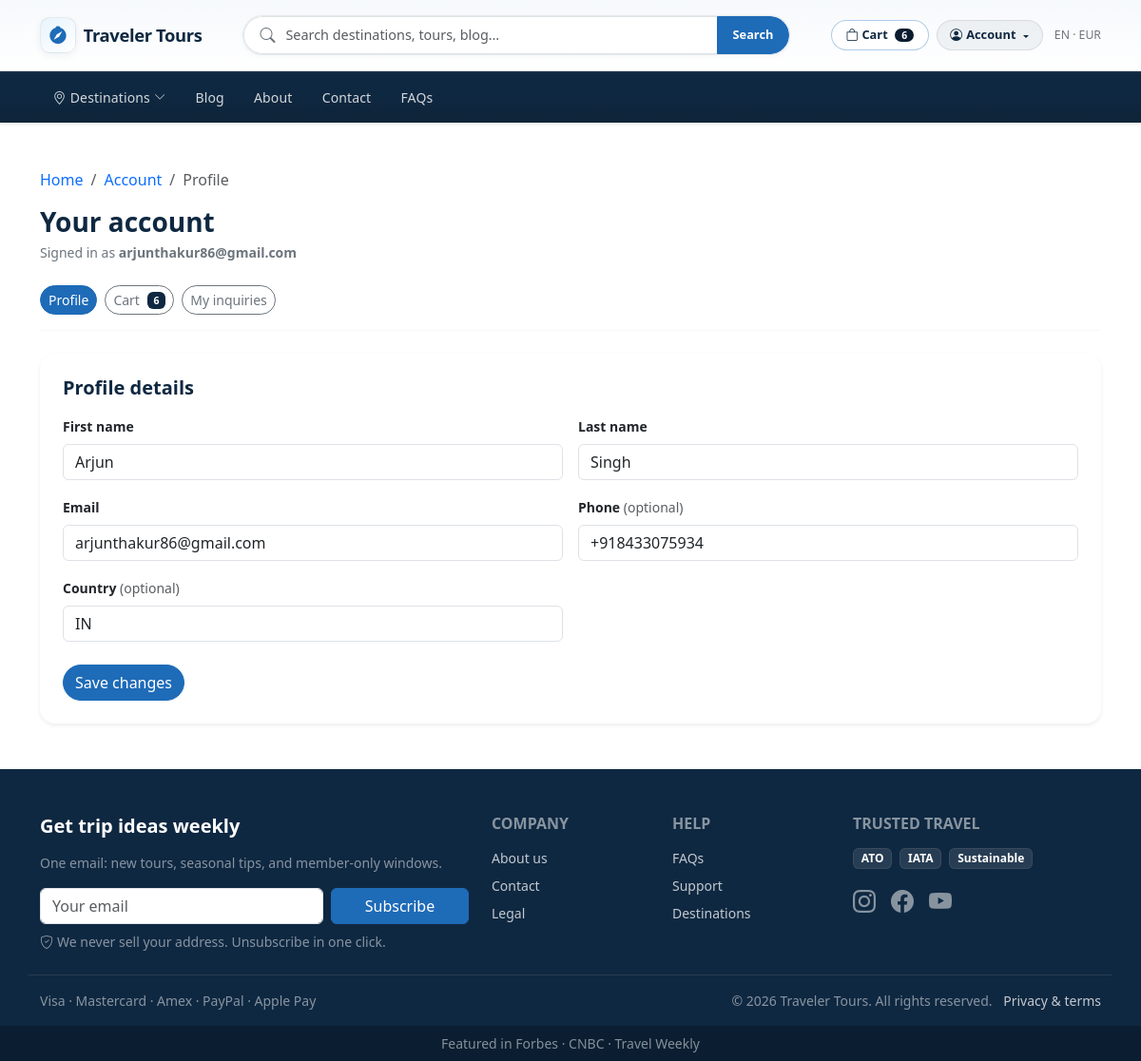
Page /account/profile/ (signed in) on the committed database.
### website/models.py (models this page shows, shortened)
class SiteSettings(models.Model):
    site_name = models.CharField(max_length=120, default="Traveler")
    search_placeholder = models.CharField(
        max_length=160,
        default="Where do you want to go?",
    )
    header_account_url = models.URLField(
        max_length=500,
        blank=True,
        help_text="Leave blank to use this site’s /account/ (recommended). If set, an extra “External account” link appears in the header only.",
    )
    header_cart_url = models.URLField(
        max_length=500,
        blank=True,
        help_text="Leave blank to use this site’s /cart/ (recommended). If set, an extra “External cart” link appears in the header only.",
    )
    header_locale_label = models.CharField(max_length=80, default="EN · USD", blank=True)
    default_hero_image_url = models.URLField(
        max_length=500,
        blank=True,
        help_text="Used when the home hero URL is empty.",
    )
    default_card_image_url = models.URLField(
        max_length=500,
        blank=True,
        help_text="Fallback for blog/destination cards without an image.",
    )
    newsletter_title = models.CharField(max_length=200, default="Get travel inspiration")
    newsletter_subtitle = models.CharField(max_length=300, blank=True)
    newsletter_fine_print = models.CharField(max_length=300, blank=True)
    footer_payment_line = models.CharField(max_length=200, blank=True)
    press_bar_intro = models.CharField(max_length=120, default="As seen in", blank=True)
    copyright_holder = models.CharField(max_length=200, default="Traveler", blank=True)
    class Meta:
        verbose_name_plural = "Site settings"
    @classmethod
    def load(cls):
        obj, _ = cls.objects.get_or_create(pk=1)
        return obj

class UserProfile(models.Model):
    user = models.OneToOneField(
        settings.AUTH_USER_MODEL,
        on_delete=models.CASCADE,
        related_name="profile",
    )
    phone = models.CharField(max_length=40, blank=True)
    country = models.CharField(max_length=80, blank=True)
    updated_at = models.DateTimeField(auto_now=True)

class FooterNavLink(models.Model):
    class Column(models.TextChoices):
        COMPANY = "company", "Company"
        HELP = "help", "Help"
    column = models.CharField(max_length=20, choices=Column.choices)
    label = models.CharField(max_length=120)
    href = models.CharField(
        max_length=400,
        help_text="Path like /about/ or full URL.",
    )
    sort_order = models.PositiveIntegerField(default=0)
    class Meta:
        ordering = ["column", "sort_order", "id"]

class FooterTrustBadge(models.Model):
    label = models.CharField(max_length=80)
    sort_order = models.PositiveIntegerField(default=0)
    class Meta:
        ordering = ["sort_order", "id"]

class SocialLink(models.Model):
    class Network(models.TextChoices):
        INSTAGRAM = "instagram", "Instagram"
        FACEBOOK = "facebook", "Facebook"
        YOUTUBE = "youtube", "YouTube"
        TWITTER = "twitter", "X / Twitter"
        TIKTOK = "tiktok", "TikTok"
    network = models.CharField(max_length=20, choices=Network.choices)
    url = models.URLField(max_length=500)
    sort_order = models.PositiveIntegerField(default=0)
    class Meta:
        ordering = ["sort_order", "id"]
    def icon_bootstrap(self):
        m = {
            self.Network.INSTAGRAM: "bi-instagram",
            self.Network.FACEBOOK: "bi-facebook",
            self.Network.YOUTUBE: "bi-youtube",
            self.Network.TWITTER: "bi-twitter-x",
            self.Network.TIKTOK: "bi-tiktok",
        }
        return m.get(self.network, "bi-link-45deg")

class PressMention(models.Model):
    name = models.CharField(max_length=120)
    sort_order = models.PositiveIntegerField(default=0)
    class Meta:
        ordering = ["sort_order", "id"]

### website/account_views.py (the view)
# urls.py: path("profile/", account_views.account_profile, name="account_profile"),
@login_required
@require_http_methods(["GET", "POST"])
def account_profile(request):
    profile = request.user.profile
    if request.method == "POST":
        user_form = UserProfileDetailsForm(
            request.POST,
            instance=request.user,
            profile_instance=profile,
        )
        if user_form.is_valid():
            user_form.save()
            messages.success(request, "Profile updated.")
            return redirect("account_profile")
    else:
        user_form = UserProfileDetailsForm(
            instance=request.user,
            profile_instance=profile,
        )
    return render(
        request,
        "website/account/profile.html",
        {"user_form": user_form},
    )

### website/templates/website/account/profile.html (shortened to what this page needs)
{% extends "website/base.html" %}
{% block content %}
<nav class="mb-3" aria-label="Breadcrumb">
  <ol class="breadcrumb small mb-0">
    <li class="breadcrumb-item"><a href="{% url 'home' %}" class="text-decoration-none">Home</a></li>
    <li class="breadcrumb-item"><a href="{% url 'account_home' %}" class="text-decoration-none">Account</a></li>
    <li class="breadcrumb-item active" aria-current="page">Profile</li>
  </ol>
</nav>
<h1 class="h3 fw-bold text-cw-navy mb-1">Your account</h1>
<p class="text-secondary small mb-4">Signed in as <strong>{{ user.email }}</strong></p>
{% include "website/account/_nav.html" with account_nav="profile" %}
<div class="card border-0 shadow-sm rounded-4">
  <div class="card-body p-4">
    <h2 class="h5 fw-bold text-cw-navy mb-3">Profile details</h2>
    <form method="post" novalidate>
      <div class="row g-3">
        <div class="col-md-6">
          <label class="form-label small fw-semibold" for="{{ user_form.first_name.id_for_label }}">First name</label>
          {{ user_form.first_name }}
        </div>
        <div class="col-md-6">
          <label class="form-label small fw-semibold" for="{{ user_form.last_name.id_for_label }}">Last name</label>
          {{ user_form.last_name }}
        </div>
        <div class="col-md-6">
          <label class="form-label small fw-semibold" for="{{ user_form.email.id_for_label }}">Email</label>
          {{ user_form.email }}
        </div>
        <div class="col-md-6">
          <label class="form-label small fw-semibold" for="{{ user_form.phone.id_for_label }}">Phone <span class="text-muted fw-normal">(optional)</span></label>
          {{ user_form.phone }}
        </div>
        <div class="col-md-6">
          <label class="form-label small fw-semibold" for="{{ user_form.country.id_for_label }}">Country <span class="text-muted fw-normal">(optional)</span></label>
          {{ user_form.country }}
        </div>
      </div>
      <button type="submit" class="btn btn-cw-accent rounded-pill mt-4">Save changes</button>
    </form>
  </div>
</div>
{% endblock %}

### website/templates/website/includes/site_header.html (shortened to what this page needs)
<header class="cw-site-header sticky-top shadow-sm" style="z-index: 1030;">
  <div class="cw-topbar">
    <div class="container py-2 py-lg-3">
      <div class="d-flex flex-column flex-lg-row align-items-stretch align-items-lg-center gap-2 gap-lg-3">
        <div class="d-flex align-items-center justify-content-between min-w-0">
          <a href="{% url 'home' %}" class="cw-header-brand text-decoration-none d-flex align-items-center gap-2 min-w-0">
            <span class="cw-header-brand__mark d-flex align-items-center justify-content-center flex-shrink-0" aria-hidden="true">
              <i class="bi bi-compass-fill"></i>
            </span>
            <span class="cw-header-brand__text text-truncate">{{ site_settings.site_name }}</span>
          </a>
        </div>
        <form class="cw-header-search flex-lg-grow-1 mx-lg-auto" method="get" action="{% url 'search' %}" role="search" style="max-width: 36rem;">
          <div class="input-group cw-header-search__group">
            <span class="input-group-text border-end-0 bg-transparent ps-3 rounded-start-pill"><i class="bi bi-search text-secondary" aria-hidden="true"></i></span>
            <input
              id="cw-global-search"
              type="search"
              name="q"
              class="form-control border-start-0 ps-0"
              placeholder="{{ site_settings.search_placeholder }}"
              value="{{ request.GET.q|default:'' }}"
              autocomplete="off"
            >
            <button type="submit" class="btn btn-cw-accent px-3 rounded-end-pill" aria-label="Search">
              <span class="d-none d-sm-inline">Search</span>
            </button>
          </div>
        </form>
        <div class="d-none d-lg-flex align-items-center justify-content-end flex-wrap gap-2 flex-shrink-0 cw-header-toolbar" role="navigation" aria-label="Account and cart">
          <a href="{% url 'account_cart' %}" class="btn btn-sm cw-header-btn-cart position-relative">
            <i class="bi bi-bag me-1" aria-hidden="true"></i>Cart
            {% if cart_item_count %}<span class="badge rounded-pill ms-1 cw-header-btn-cart__badge">{{ cart_item_count }}</span>{% endif %}
          </a>
          {% if user.is_authenticated %}
          <div class="dropdown">
            <button class="btn btn-sm cw-header-btn-account dropdown-toggle" type="button" data-bs-toggle="dropdown" data-bs-auto-close="outside" aria-expanded="false" aria-label="Account menu">
              <i class="bi bi-person-circle me-1" aria-hidden="true"></i>Account
            </button>
          </div>
          {% else %}
          <a href="{% url 'account_login' %}" class="btn btn-sm cw-header-btn-ghost">Log in</a>
          <a href="{% url 'account_signup' %}" class="btn btn-sm btn-cw-accent rounded-pill px-3">Sign up</a>
          {% endif %}
          {% if site_settings.header_locale_label %}<span class="small text-secondary ms-1">{{ site_settings.header_locale_label }}</span>{% endif %}
        </div>
      </div>
    </div>
  </div>
  <nav class="navbar navbar-expand-lg navbar-dark cw-main-nav py-0">
    <div class="container">
      <div class="collapse navbar-collapse pb-lg-0 cw-main-nav__collapse" id="cwMainNav">
        <ul class="navbar-nav me-auto mb-2 mb-lg-0 py-lg-2 cw-main-nav__links">
          <li class="nav-item cw-nav-dest d-none d-lg-block position-relative">
            <a href="{% url 'destination_list' %}" class="nav-link cw-main-nav__link cw-nav-dest__trigger d-inline-flex align-items-center gap-1">
              <i class="bi bi-geo-alt d-inline" aria-hidden="true"></i>
              <span>Destinations</span>
              <i class="bi bi-chevron-down cw-nav-dest__caret small" aria-hidden="true"></i>
            </a>
          </li>
          <li class="nav-item">
            <a class="nav-link cw-main-nav__link" href="{% url 'blog_index' %}">Blog</a>
          </li>
          <li class="nav-item">
            <a class="nav-link cw-main-nav__link" href="{% url 'about' %}">About</a>
          </li>
          <li class="nav-item">
            <a class="nav-link cw-main-nav__link" href="{% url 'contact' %}">Contact</a>
          </li>
          <li class="nav-item">
            <a class="nav-link cw-main-nav__link" href="{% url 'faqs' %}">FAQs</a>
          </li>
        </ul>
      </div>
    </div>
  </nav>
</header>

### website/templates/website/includes/site_footer.html (shortened to what this page needs)
{% load site_tags %}
<footer class="cw-footer bg-cw-navy-deep text-white pt-5 pb-0 mt-auto">
  <div class="container">
    <div class="row g-4 pb-4 border-bottom border-secondary border-opacity-25">
      <div class="col-lg-5">
        <h2 class="h5 fw-bold mb-3">{{ site_settings.newsletter_title }}</h2>
        {% if site_settings.newsletter_subtitle %}
        <p class="small text-white-50 mb-3">{{ site_settings.newsletter_subtitle }}</p>
        {% endif %}
        <form method="post" action="{% url 'lead_submit' %}" class="row g-2 align-items-stretch">
          <div class="col-sm-8">
            <input
              id="footer-email"
              type="email"
              name="email"
              class="form-control"
              placeholder="Your email"
              required
              autocomplete="email"
            >
          </div>
          <div class="col-sm-4">
            <button type="submit" class="btn btn-cw-accent w-100">Subscribe</button>
          </div>
        </form>
        {% if site_settings.newsletter_fine_print %}
        <p class="small text-white-50 mt-2 mb-0">
          <i class="bi bi-shield-check me-1" aria-hidden="true"></i>{{ site_settings.newsletter_fine_print }}
        </p>
        {% endif %}
      </div>
      <div class="col-6 col-md-3 col-lg-2">
        <h3 class="h6 text-uppercase fw-bold text-white-50 mb-3">Company</h3>
        <ul class="list-unstyled small mb-0">
          {% for link in footer_company_links %}
          <li class="mb-2"><a href="{% cw_href link.href %}">{{ link.label }}</a></li>
          {% empty %}
          <li class="mb-2"><a href="{% url 'about' %}">About us</a></li>
          {% endfor %}
        </ul>
      </div>
      <div class="col-6 col-md-3 col-lg-2">
        <h3 class="h6 text-uppercase fw-bold text-white-50 mb-3">Help</h3>
        <ul class="list-unstyled small mb-0">
          {% for link in footer_help_links %}
          <li class="mb-2"><a href="{% cw_href link.href %}">{{ link.label }}</a></li>
          {% empty %}
          <li class="mb-2"><a href="{% url 'faqs' %}">FAQs</a></li>
          {% endfor %}
        </ul>
      </div>
      <div class="col-md-6 col-lg-3">
        <h3 class="h6 text-uppercase fw-bold text-white-50 mb-3">Trusted travel</h3>
        <div class="d-flex flex-wrap gap-2 mb-3">
          {% for b in footer_trust_badges %}
          <span class="badge bg-white bg-opacity-10 border border-secondary border-opacity-25">{{ b.label }}</span>
          {% empty %}
          <span class="badge bg-white bg-opacity-10 border border-secondary border-opacity-25">ATO</span>
          {% endfor %}
        </div>
        <div class="d-flex gap-3 fs-4">
          {% for s in social_links %}
          <a href="{{ s.url }}" class="text-white-50" rel="noopener noreferrer" target="_blank" aria-label="{{ s.get_network_display }}"><i class="bi {{ s.icon_bootstrap }}"></i></a>
          {% endfor %}
        </div>
      </div>
    </div>
    <div class="row align-items-center py-3 small text-white-50">
      <div class="col-md-6 mb-2 mb-md-0">
        {% if site_settings.footer_payment_line %}
        {{ site_settings.footer_payment_line }}
        {% else %}
        <span class="me-3"><i class="bi bi-credit-card me-1"></i>Visa</span>
        <span class="me-3">MC</span>
        <span><i class="bi bi-paypal me-1"></i>PayPal</span>
        {% endif %}
      </div>
      <div class="col-md-6 text-md-end">
        © {% now "Y" %} {{ site_settings.copyright_holder|default:site_settings.site_name }}. All rights reserved.
        <a href="{% url 'legal' %}" class="ms-2">Privacy &amp; terms</a>
      </div>
    </div>
  </div>
  {% if press_mentions %}
  <div class="bg-black bg-opacity-25 py-2 text-center small text-white-50">
    {{ site_settings.press_bar_intro }}
    {% for p in press_mentions %}
    {% if not forloop.first %} · {% endif %}<span class="text-white-50">{{ p.name }}</span>
    {% endfor %}
  </div>
  {% endif %}
</footer>

### rows in the picture
SiteSettings: site_name "Traveler Tours", q "Search destinations, tours, blog…", header_locale_label "EN · EUR", newsletter_title "Get trip ideas weekly", newsletter_subtitle "One email: new tours, seasonal tips, and member-only windows.", newsletter_fine_print "We never sell your address. Unsubscribe in one click.", footer_payment_line "Visa · Mastercard · Amex · PayPal · Apple Pay", copyright_holder "Traveler Tours", press_bar_intro "Featured in"
UserProfile: phone "+918433075934", country "IN"
FooterNavLink: label "About us"
FooterNavLink: label "Contact"
FooterNavLink: label "Legal"
FooterNavLink: label "FAQs"
FooterNavLink: label "Support"
FooterNavLink: label "Destinations"
FooterTrustBadge: label "ATO"
FooterTrustBadge: label "IATA"
FooterTrustBadge: label "Sustainable"
PressMention: name "Forbes"
PressMention: name "CNBC"
PressMention: name "Travel Weekly"

### other values in the picture
{{ cart_item_count }} "6"
{{ user.email }} "arjunthakur86@gmail.com"
